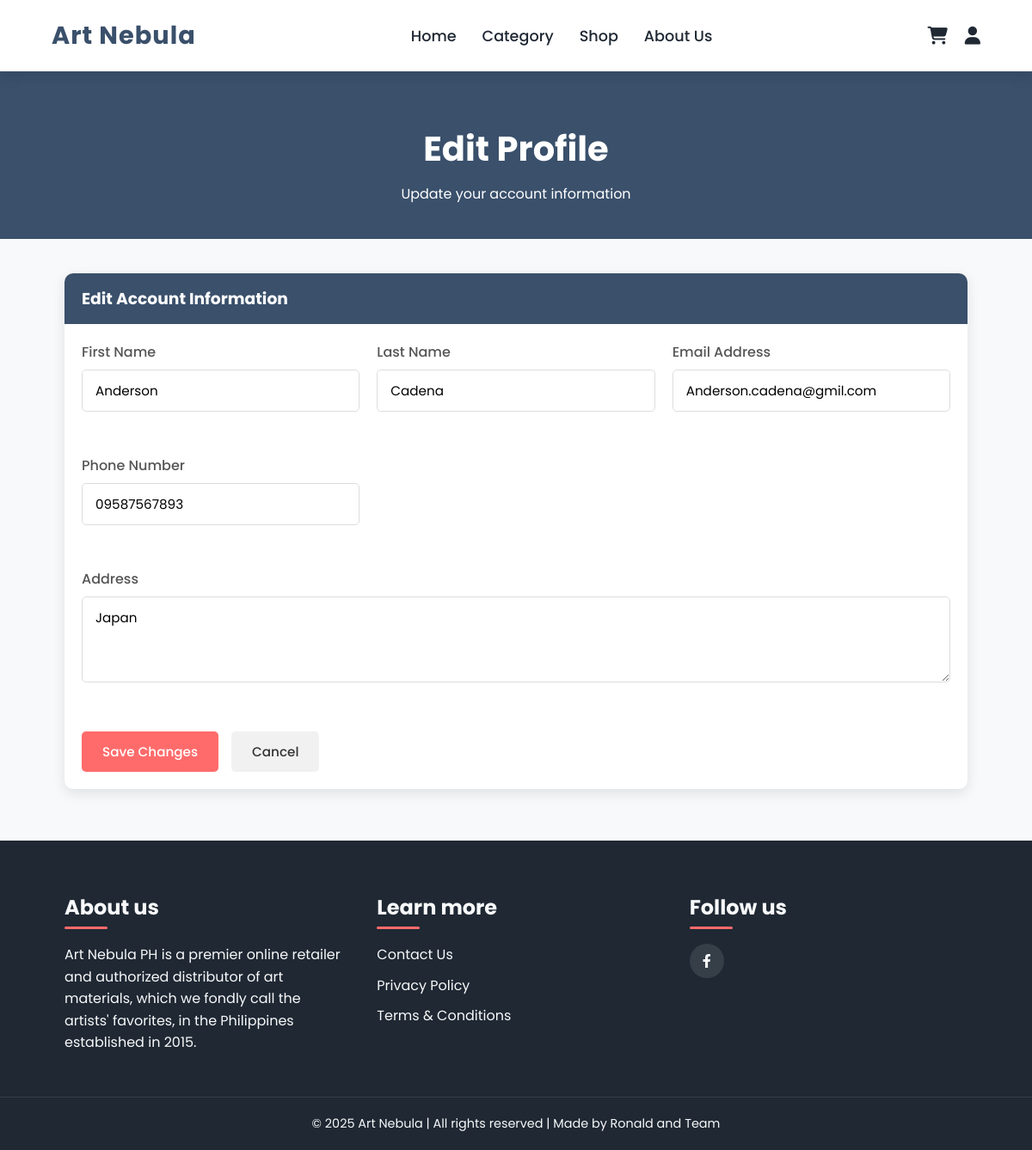
Screenshot of /edit-profile.php (signed in) with the database file from the repository.
### tables this page shows
CREATE TABLE `users` (
  `id` int(11) NOT NULL,
  `first_name` varchar(50) NOT NULL,
  `last_name` varchar(50) NOT NULL,
  `username` varchar(15) NOT NULL,
  `password` varchar(255) NOT NULL,
  `phone` varchar(255) NOT NULL,
  `email` varchar(255) NOT NULL,
  `address` varchar(255) NOT NULL,
  `photo` varchar(255) DEFAULT NULL,
  `role` varchar(15) DEFAULT NULL
);

### edit-profile.php (the view, shortened to what this page needs)
<?php
$conn = connection();
$user_id = $_SESSION['user_id'];
function getUser($conn, $id) {
    $sql = "SELECT * FROM users WHERE id = ?";
    $stmt = $conn->prepare($sql);
    $stmt->bind_param("i", $id);
    $stmt->execute();
    $result = $stmt->get_result();
    if ($result->num_rows > 0) {
        return $result->fetch_assoc();
    } else {
        return null;
    }
}
$user = getUser($conn, $user_id);
?>
<!DOCTYPE html>
<html lang="en">
<head>
    <link rel="stylesheet" href="https://cdnjs.cloudflare.com/ajax/libs/font-awesome/6.4.0/css/all.min.css">
</head>
<body>
    <div class="nav">
        <div class="nav-menu">
            <div class="nav-brand">
                <a href="index_customers.html">Art Nebula</a>
            </div>
            <div class="collapse">
                <ul class="nav-items">
                    <li class="nav-link">
                        <a href="index_customers.html">Home</a>
                    </li>
                    <li class="nav-link">
                        <a href="category.php">Category</a>
                    </li>
                    <li class="nav-link">
                        <a href="product.php">Shop</a>
                    </li>
                    <li class="nav-link">
                        <a href="#about">About Us</a>
                    </li>
                </ul>
            </div>
            <div class="icons-items">
                <a href="cart.php" title="Shopping Cart"><i class="fa-solid fa-cart-shopping"></i></a>
                <a href="profile.php" title="User Account"><i class="fa-solid fa-user"></i></a>
            </div>
        </div>
    </div>
    <div class="page-title">
        <div class="container">
            <h1>Edit Profile</h1>
            <p>Update your account information</p>
        </div>
    </div>
    <main class="container">
        <div class="card">
            <div class="card-header">
                <h3>Edit Account Information</h3>
            </div>
            <div class="card-body">
                <form method="post" action="">
                    <div class="user-details">
                        <div class="detail-item">
                            <div class="form-group">
                                <label for="first_name">First Name</label>
                                <input type="text" id="first_name" name="first_name" class="form-control" value="<?= htmlspecialchars($user['first_name']) ?>" required>
                            </div>
                        </div>
                        <div class="detail-item">
                            <div class="form-group">
                                <label for="last_name">Last Name</label>
                                <input type="text" id="last_name" name="last_name" class="form-control" value="<?= htmlspecialchars($user['last_name']) ?>" required>
                            </div>
                        </div>
                        <div class="detail-item">
                            <div class="form-group">
                                <label for="email">Email Address</label>
                                <input type="email" id="email" name="email" class="form-control" value="<?= htmlspecialchars($user['email'] ?? '') ?>" required>
                            </div>
                        </div>
                        <div class="detail-item">
                            <div class="form-group">
                                <label for="phone">Phone Number</label>
                                <input type="text" id="phone" name="phone" class="form-control" value="<?= htmlspecialchars($user['phone'] ?? '') ?>">
                            </div>
                        </div>
                        <div class="detail-item" style="grid-column: 1 / -1;">
                            <div class="form-group">
                                <label for="address">Address</label>
                                <textarea id="address" name="address" class="form-control" rows="3"><?= htmlspecialchars($user['address'] ?? '') ?></textarea>
                            </div>
                        </div>
                    </div>
                    <div class="button-group">
                        <button type="submit" name="btn_update_info" class="btn">Save Changes</button>
                        <a href="profile.php" class="btn btn-cancel">Cancel</a>
                    </div>
                </form>
            </div>
        </div>
    </main>
    <footer class="footer">
        <div class="container footer-container">
            <div class="about-us">
                <h2>About us</h2>
                <p>Art Nebula PH is a premier online retailer and authorized distributor of art materials, which we fondly call the artists' favorites, in the Philippines established in 2015.</p>
            </div>
            <div class="learn-more">
                <h2>Learn more</h2>
                <p><a href="contact.php">Contact Us</a></p>
                <p><a href="privacy.php">Privacy Policy</a></p>
                <p><a href="terms.php">Terms & Conditions</a></p>
            </div>
            <div class="follow">
                <h2>Follow us</h2>
                <div class="social-icons">
                    <a href="https://web.facebook.com/artnebulaph?_rdc=1&_rdr#"><i class="fab fa-facebook-f"></i></a>
                </div>
            </div>
        </div>
        <div class="rights">
            <h4>&copy; 2025 Art Nebula | All rights reserved | Made by Ronald and Team</h4>
        </div>
    </footer>
</body>
</html>

### edit-profile.php (style rules this page uses)
:root { --primary-color: #3a506b; --secondary-color: #ff6b6b; --accent-color: #6fffe9; --light-color: #f8f9fa; --dark-color: #1f2833; --text-color: #333; --text-light: #f8f9fa; --box-shadow: 0 5px 15px rgba(0, 0, 0, 0.1); --transition: all 0.3s ease; }
* { margin: 0; padding: 0; box-sizing: border-box; }
body { font-family: 'Poppins', sans-serif; color: var(--text-color); background-color: #f8f9fa; overflow-x: hidden; }
a { text-decoration: none; color: inherit; }
ul { list-style-type: none; }
.container { width: 90%; max-width: 1200px; margin: 0 auto; padding: 0 15px; }
.nav { background-color: white; box-shadow: var(--box-shadow); position: sticky; top: 0; z-index: 100; }
.nav-menu { display: flex; justify-content: space-between; align-items: center; padding: 20px 0; width: 90%; margin: 0 auto; }
.nav-brand a { font-size: 1.8rem; font-weight: 700; color: var(--primary-color); letter-spacing: 1px; }
.nav-items { display: flex; margin: 0; }
.nav-link { padding: 0 15px; }
.nav-link a { font-size: 1.1rem; font-weight: 500; color: var(--dark-color); transition: var(--transition); }
.icons-items { display: flex; align-items: center; gap: 20px; }
.icons-items a { font-size: 1.3rem; color: var(--dark-color); transition: var(--transition); }
.page-title { background-color: var(--primary-color); color: white; padding: 60px 0 40px; text-align: center; margin-bottom: 40px; }
.page-title h1 { font-size: 2.5rem; margin-bottom: 10px; }
.card { background-color: white; border-radius: 10px; overflow: hidden; box-shadow: var(--box-shadow); margin-bottom: 30px; }
.card-header { background-color: var(--primary-color); color: white; padding: 15px 20px; }
.card-body { padding: 20px; }
.user-details { display: grid; grid-template-columns: repeat(auto-fill, minmax(250px, 1fr)); gap: 20px; }
.detail-item { margin-bottom: 15px; }
.form-group { margin-bottom: 15px; }
.form-group label { display: block; margin-bottom: 8px; font-weight: 500; color: #555; }
.form-control { width: 100%; padding: 12px 15px; border: 1px solid #ddd; border-radius: 5px; font-family: 'Poppins', sans-serif; font-size: 0.95rem; transition: border-color 0.3s ease; }
textarea.form-control { resize: vertical; min-height: 100px; }
.button-group { display: flex; gap: 15px; margin-top: 20px; }
.btn { display: inline-block; padding: 12px 24px; border: none; border-radius: 5px; font-family: 'Poppins', sans-serif; font-weight: 500; font-size: 0.95rem; cursor: pointer; text-decoration: none; transition: var(--transition); text-align: center; background-color: var(--secondary-color); color: white; }
.btn-cancel { background-color: #f1f1f1; color: var(--text-color); }
.footer { background-color: var(--dark-color); color: var(--light-color); padding: 60px 0 20px; margin-top: 60px; }
.footer-container { display: grid; grid-template-columns: repeat(auto-fit, minmax(250px, 1fr)); gap: 40px; }
.footer h2 { position: relative; margin-bottom: 25px; font-size: 1.5rem; }
.footer h2::after { content: ''; position: absolute; bottom: -8px; left: 0; width: 50px; height: 3px; background-color: var(--secondary-color); border-radius: 2px; }
.footer p { line-height: 1.6; margin-bottom: 10px; }
.social-icons { display: flex; gap: 15px; }
.social-icons a { display: inline-block; width: 40px; height: 40px; background-color: rgba(255, 255, 255, 0.1); border-radius: 50%; display: flex; justify-content: center; align-items: center; transition: var(--transition); }
.rights { margin-top: 40px; padding-top: 20px; border-top: 1px solid rgba(255, 255, 255, 0.1); text-align: center; }
.rights h4 { font-weight: 400; font-size: 0.9rem; }

### rows the page displays
users: first_name "Anderson", last_name "Cadena", email "Anderson.cadena@gmil.com", phone "09587567893", address "Japan"
